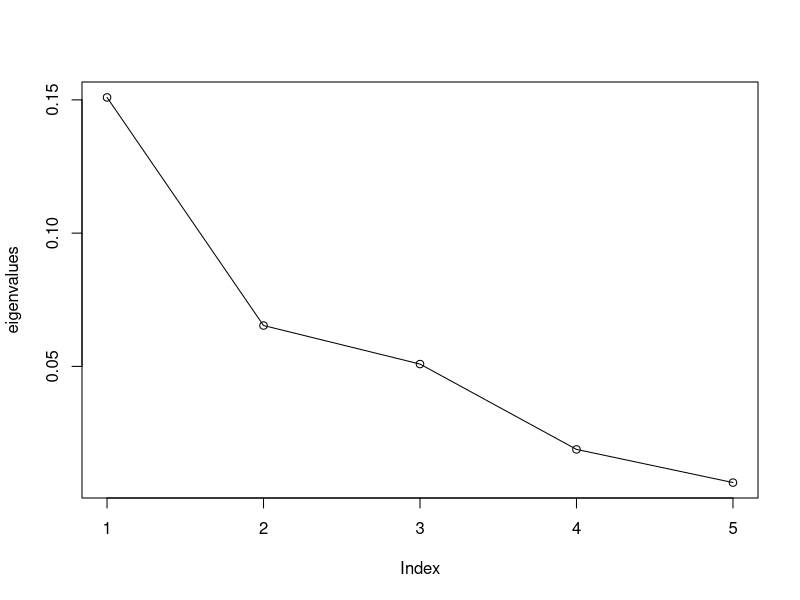
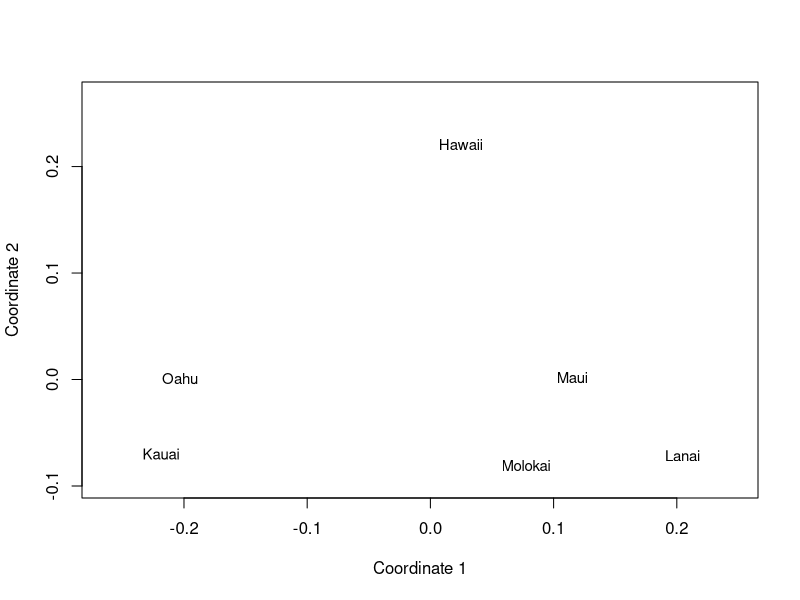
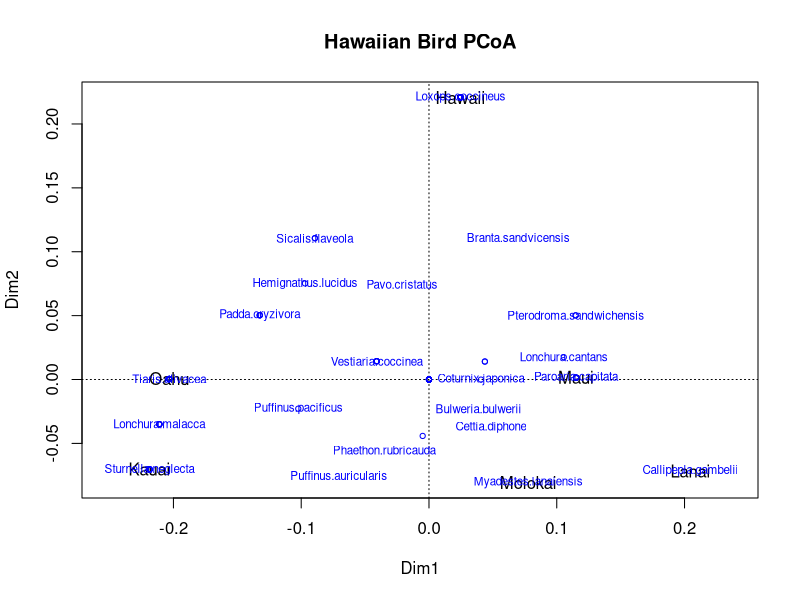
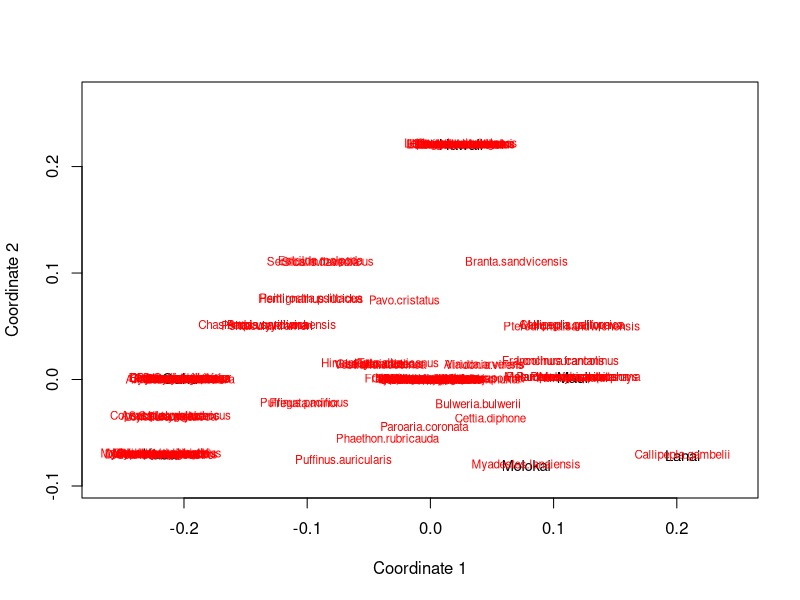
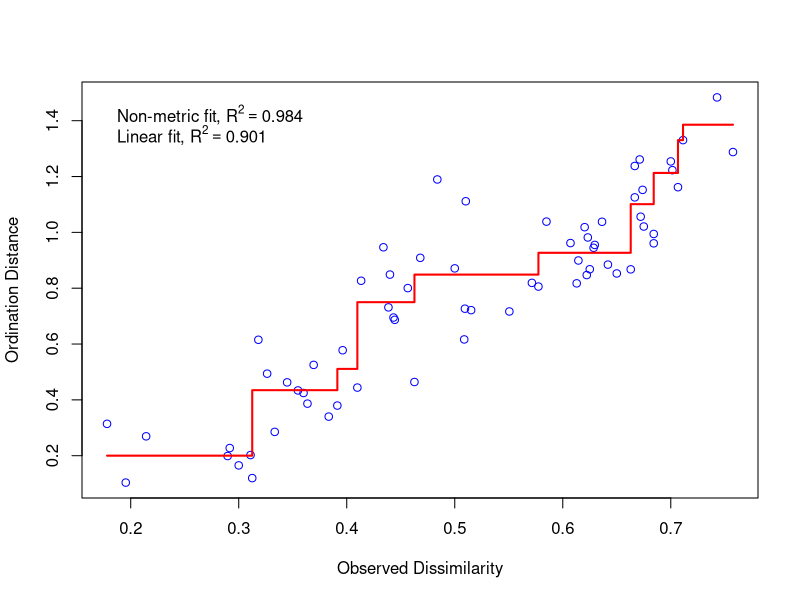
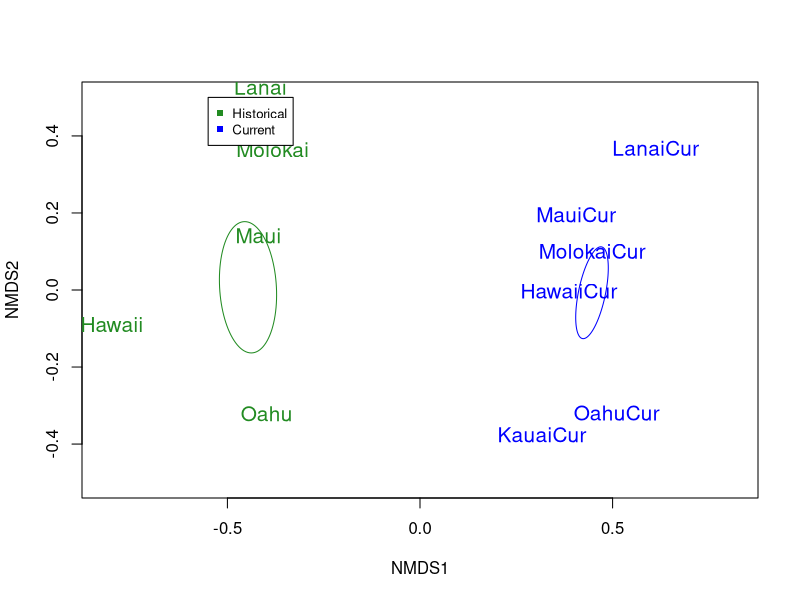

These charts were generated, in order, by the following R code:
## ---- chunk 1
library(knitr)
opts_chunk$set(echo = TRUE, tidy = TRUE)
## ---- chunk 2
birds <- read.csv("./Data/Current_Hawaiian_Birds.csv", row=1, header=TRUE)
## ---- chunk 3
birds2 <- read.csv("./Data/combined_birds.csv", row=1, header=TRUE)
## ---- chunk 4
library(vegan)
library(ca)
## ---- chunk 5
jbirds <- vegdist(birds, "bray")
jbirds
which(jbirds == min(jbirds)) # lowest number = highest dissimilarity (dissimilarity = 1 - similarity)
## ---- chunk 6
?wcmdscale

wcmd<-wcmdscale(jbirds, k=5, eig=TRUE) 

## ---- chunk 7
wcmd$points
## ---- chunk 8
eigenvalues<-wcmd$eig[1:5]
propVar<-eigenvalues/sum(eigenvalues)
cumVar<-cumsum(propVar)
PCoA_Table<-cbind(eigenvalues,propVar,cumVar)
PCoA_Table
## ---- chunk 9
plot(eigenvalues)
lines(lowess(eigenvalues))
## ---- chunk 10
x<-wcmd$points[,1]
y<-wcmd$points[,2]
plot(x,y,xlab= "Coordinate 1", ylab="Coordinate 2", xlim=range(x)*1.2,ylim=range(y)*1.2, type="n")
text(x,y,labels=rownames(wcmd$points), cex=.9)
## ---- chunk 11
?orditorp

ordiplot(vegan::scores(wcmd)[,c(1,2)], type="t",cex=1, main="Hawaiian Bird PCoA")
abline(h=0,lty=3)
abline(v=0,lty=3)

#Add species by computing their weighted average ordination scores
?wascores

species<-wascores(wcmd$points[,1:2],birds)
species
#text(species,rownames(species),cex=.7, col="red")
orditorp(species,display='species',labels=rownames(species), col='blue') # no scores for PCoA
## ---- chunk 12
jbirds<-vegdist(birds, "bray")
CORD<--1/2*jbirds^2
C<-as.matrix(CORD)
cs<-colMeans(C)
rs<-rowMeans(C)
C1<-sweep(C,MARGIN=2,cs,FUN="-")
C2<-sweep(C1,MARGIN=1,rs,FUN="-")
delta<-mean(C)+C2

# Next, run an eigen analysis:
EG<-eigen(delta)
eigenvalues2<-EG$values[1:5]

# And make our PCoA table:
propVar2<-eigenvalues2/sum(eigenvalues2)
cumVar2<-cumsum(propVar2)
PCoA_Table2<-cbind(eigenvalues2,propVar2,cumVar2)
PCoA_Table2

#You scale the eigenvectors by the square root of their eigenvalues to get the coordinates (points):
points2<-sweep(EG$vectors[,1:5],MARGIN=2,sqrt(eigenvalues2), FUN="*")
points2
x<-points2[,1]
y<-points2[,2]
## ---- chunk 13
#The coordinates:
plot(x,y,xlab= "Coordinate 1", ylab="Coordinate 2", xlim=range(x)*1.2,ylim=range(y)*1.2, type="n")
text(x,y,labels=rownames(birds), cex=.9)


# Calculate weighted species scores:
scores1<-sweep(birds,MARGIN=1,x, FUN="*")
species1<-colSums(scores1)/colSums(birds)
scores2<-sweep(birds,MARGIN=1,y, FUN="*")
species2<-colSums(scores2)/colSums(birds)

# Add to the plot. Note that using vegan enables a lot nicer plotting than these hand calculations.

text(cbind(species1,species2),colnames(birds),cex=.7, col="red")
## ---- chunk 14
jbirds2<-vegdist(birds2, "bray") 
## ---- chunk 15
?metaMDS

nmdsBird<-metaMDS(jbirds2,k=2, trace=T)
nmdsBird
stressplot(nmdsBird)
## ---- chunk 16
#Identify the time period as groups:

treat=as.matrix(c(rep("Historical",6),rep("Current",6)))

#Plot out the points (islands):

ordiplot(nmdsBird,type="n",xlim=c(-.5,.5),ylim=c(-.5,.5))
orditorp(nmdsBird,display="sites",col=c(rep("forestgreen",6),rep("blue",6)),air=0.01,cex=1.25)
legend(-.55,.5, c("Historical","Current"), cex=0.8, 
col=c("forestgreen","blue"), pch=15:15)

#Add an ellipse representing the standard error around each group:

ordiellipse(nmdsBird, treat, display="si",lty=1, col="forestgreen", show.groups="Historical", kind='se')
ordiellipse(nmdsBird, treat, display="si", lty=1, col="blue", show.groups="Current",kind='se')
